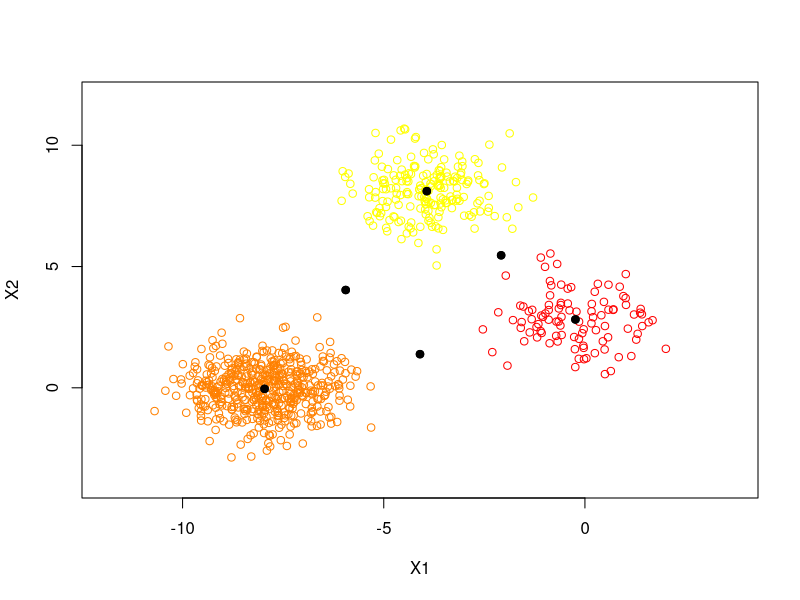

This figure's R source:
X1 <-
    data.frame(
        x1 = rnorm(100, mean = 0, sd = 1),
        x2 = rnorm(100, mean = 3, sd = 1),
        class = "black"
    )
X2 <-
    data.frame(
        x1 = rnorm(200, mean = -4, sd = 1),
        x2 = rnorm(200, mean = 8, sd = 1),
        class = "white"
    )
X3 <- data.frame(x1 = rnorm(500, mean = -8, sd = 1),
                 x2 = rnorm(500, mean = 0, sd = 1),
                 class = "orange"
)
X <- rbind(X1, X2, X3)

lda2 <- function(value, data) {
    if (is.numeric(data[, 1] & is.numeric(data[, 2]))) {
        names(data) <- c("x1", "x2", "class")
    }
    tab <- table(data$class)
    n_cla <- dim(tab)
    nam <- names(tab)
    pi <- c()
    mu <- matrix(nrow = n_cla, ncol = 2)
    for (i in (1:n_cla)) {
        pi[i] <- tab[i] / dim(data)[1]
        mu[i, 1] <- mean(data$x1[data$class == nam[i]]) # mean matrix: (class1:x1 ... classn:x1)
        mu[i, 2] <- mean(data$x2[data$class == nam[i]]) #              (class1:x2 ... classn:x2)
    }
    names(pi) <- nam
    val <- list()
    dev <- list()
    mul <- list()
    ccov <- list()
    for (i in (1:n_cla)) {
        val[[i]] <- matrix(nrow = tab[i], ncol = 2)
        val[[i]] <- cbind(data$x1[data$class == nam[i]], data$x2[data$class == nam[i]])
        dev[[i]] <- matrix(nrow = tab[i], ncol = 2)
        for (j in (1:tab[i])) {
            dev[[i]][j, ] <- val[[i]][j,] - mu[i,]
        }
        mul[[i]] <- matrix(nrow = 2, ncol = 2)
        ccov[[i]] <- matrix(nrow = 2, ncol = 2)
        mul[[i]] <- t(dev[[i]]) %*% dev[[i]]
        ccov[[i]] <- mul[[i]] / (dim(data)[1] - n_cla)
    }
    dis <- c()
    exp <- c()
    cov <- Reduce('+', ccov)
    rownames(cov) <- c("x1", "x2")
    colnames(cov) <- c("x1", "x2")
    inv <- solve(cov)
    for (i in (1:n_cla)) {
        dis[i] <- t(value) %*% inv %*% mu[i,] - 0.5 %*% t(mu[i,]) %*% inv %*% mu[i,] + log(pi[i])
    }
    prob <- c()
    prob <- exp(dis) / sum(exp(dis))
    names(dis) <- nam
    class <- names(dis)[dis == max(dis)]
    score <- max(dis)
    proba <- max(prob)
    out <- as.data.frame(cbind(class, score, proba))
    maxx1 <- c()
    minx1 <- c()
    maxx2 <- c()
    minx2 <- c()
    for (i in (1:n_cla)) {
        maxx1[i] <- mu[i, 1] + 4 * sqrt(cov[1, 1])
        minx1[i] <- mu[i, 1] - 4 * sqrt(cov[1, 1])
        maxx2[i] <- mu[i, 2] + 4 * sqrt(cov[2, 2])
        minx2[i] <- mu[i, 2] - 4 * sqrt(cov[2, 2])
    }
    maxx1 <- max(maxx1)
    minx1 <- min(minx1)
    maxx2 <- max(maxx2)
    minx2 <- min(minx2)
    col <- heat.colors(n = n_cla)
    plot(
        X$x1[X$class == nam[1]],
        X$x2[X$class == nam[1]],
        xlim = c(minx1, maxx1),
        ylim = c(minx2, maxx2),
        col = col[1],
        xlab = "X1",
        ylab = "X2"
    )
    for (i in (2:n_cla)) {
        points(X$x1[X$class == nam[i]],
               X$x2[X$class == nam[i]],
               col = col[i])
    }
    for (i in (1:n_cla)) {
        points(mu[i,1], mu[i,2], pch = 19)
        for (k in (1:n_cla)) {
            points(0.5 * (mu[i,1] + mu[k,1]), 0.5 * (mu[i,2] + mu[k,2]), pch = 19)
        }
    }
    return(list(pi, cov, out))
}
lda2(c(-2, 5), X)
